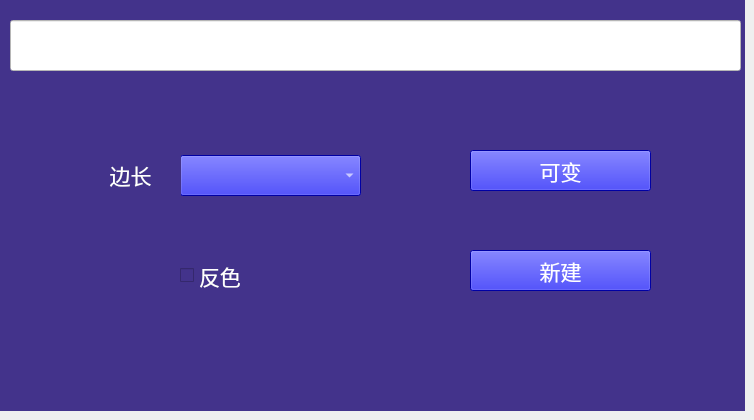
   <widget class="QWidget" name="QRCodeTab">
    <attribute name="title">
     <string>QR码</string>
    </attribute>
    <widget class="lineedit_click" name="QRCodeLineEdit">
     <property name="geometry">
      <rect>
       <x>10</x>
       <y>20</y>
       <width>731</width>
       <height>51</height>
      </rect>
     </property>
     <property name="font">
      <font>
       <family>楷体</family>
       <pointsize>16</pointsize>
       <weight>75</weight>
       <bold>true</bold>
      </font>
     </property>
     <property name="styleSheet">
      <string notr="true">background-color: rgb(255, 255, 255);</string>
     </property>
    </widget>
    <widget class="QPushButton" name="variableQRBut">
     <property name="geometry">
      <rect>
       <x>470</x>
       <y>150</y>
       <width>181</width>
       <height>41</height>
      </rect>
     </property>
     <property name="font">
      <font>
       <family>楷体</family>
       <pointsize>16</pointsize>
      </font>
     </property>
     <property name="styleSheet">
      <string notr="true">color: rgb(255, 255, 255);
background-color: rgb(0, 0, 230);</string>
     </property>
     <property name="text">
      <string>可变</string>
     </property>
    </widget>
    <widget class="QCheckBox" name="reverseCheckBox">
     <property name="geometry">
      <rect>
       <x>180</x>
       <y>260</y>
       <width>181</width>
       <height>31</height>
      </rect>
     </property>
     <property name="font">
      <font>
       <family>楷体</family>
       <pointsize>16</pointsize>
      </font>
     </property>
     <property name="styleSheet">
      <string notr="true">color: rgb(255, 255, 255);
background-color: rgb(67,51, 139);</string>
     </property>
     <property name="text">
      <string>反色</string>
     </property>
     <property name="checked">
      <bool>false</bool>
     </property>
     <property name="autoRepeat">
      <bool>false</bool>
     </property>
    </widget>
    <widget class="QPushButton" name="newQRBut">
     <property name="geometry">
      <rect>
       <x>470</x>
       <y>250</y>
       <width>181</width>
       <height>41</height>
      </rect>
     </property>
     <property name="font">
      <font>
       <family>楷体</family>
       <pointsize>16</pointsize>
      </font>
     </property>
     <property name="styleSheet">
      <string notr="true">color: rgb(255, 255, 255);
background-color: rgb(0, 0, 230);</string>
     </property>
     <property name="text">
      <string>新建</string>
     </property>
    </widget>
    <widget class="QComboBox" name="sideLenQRComBox">
     <property name="geometry">
      <rect>
       <x>180</x>
       <y>155</y>
       <width>181</width>
       <height>41</height>
      </rect>
     </property>
     <property name="font">
      <font>
       <family>宋体</family>
       <pointsize>14</pointsize>
      </font>
     </property>
     <property name="styleSheet">
      <string notr="true">color: rgb(255, 255, 255);
background-color: rgb(0, 0, 230);</string>
     </property>
    </widget>
    <widget class="QLabel" name="sideLenQRLab">
     <property name="geometry">
      <rect>
       <x>80</x>
       <y>155</y>
       <width>101</width>
       <height>41</height>
      </rect>
     </property>
     <property name="minimumSize">
      <size>
       <width>101</width>
       <height>41</height>
      </size>
     </property>
     <property name="font">
      <font>
       <family>楷体</family>
       <pointsize>16</pointsize>
      </font>
     </property>
     <property name="styleSheet">
      <string notr="true">color: rgb(255, 255, 255);
background-color: rgb(67,51, 139);</string>
     </property>
     <property name="text">
      <string>&lt;html&gt;&lt;head/&gt;&lt;body&gt;&lt;p&gt;&lt;span style=&quot; color:#ffffff;&quot;&gt;边长&lt;/span&gt;&lt;/p&gt;&lt;/body&gt;&lt;/html&gt;</string>
     </property>
     <property name="alignment">
      <set>Qt::AlignCenter</set>
     </property>
    </widget>
    <widget class="QLabel" name="QRBGlLbel">
     <property name="geometry">
      <rect>
       <x>0</x>
       <y>0</y>
       <width>745</width>
       <height>411</height>
      </rect>
     </property>
     <property name="styleSheet">
      <string notr="true">background-color: rgb(67,51, 139);</string>
     </property>
     <property name="text">
      <string/>
     </property>
    </widget>
    <zorder>QRBGlLbel</zorder>
    <zorder>QRCodeLineEdit</zorder>
    <zorder>variableQRBut</zorder>
    <zorder>reverseCheckBox</zorder>
    <zorder>newQRBut</zorder>
    <zorder>sideLenQRComBox</zorder>
    <zorder>sideLenQRLab</zorder>
   </widget>
